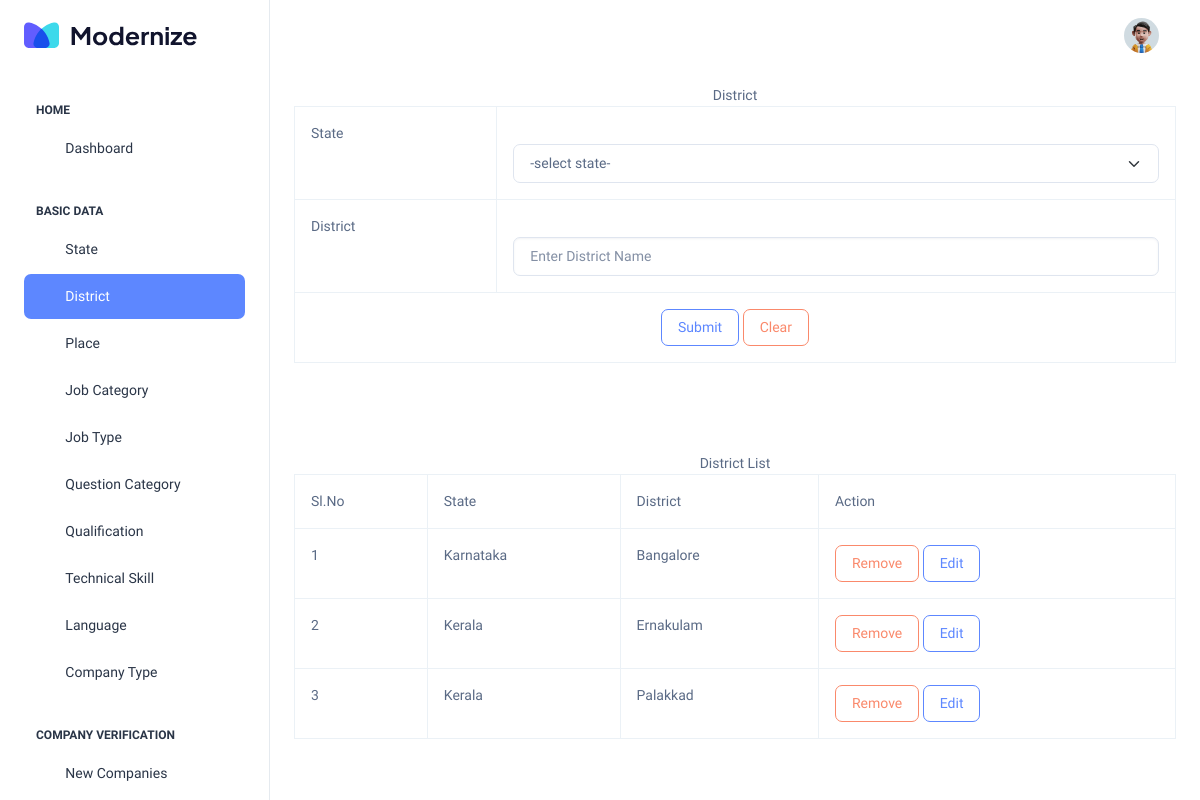
Before: /Project/Admin/District.php with the older database file.
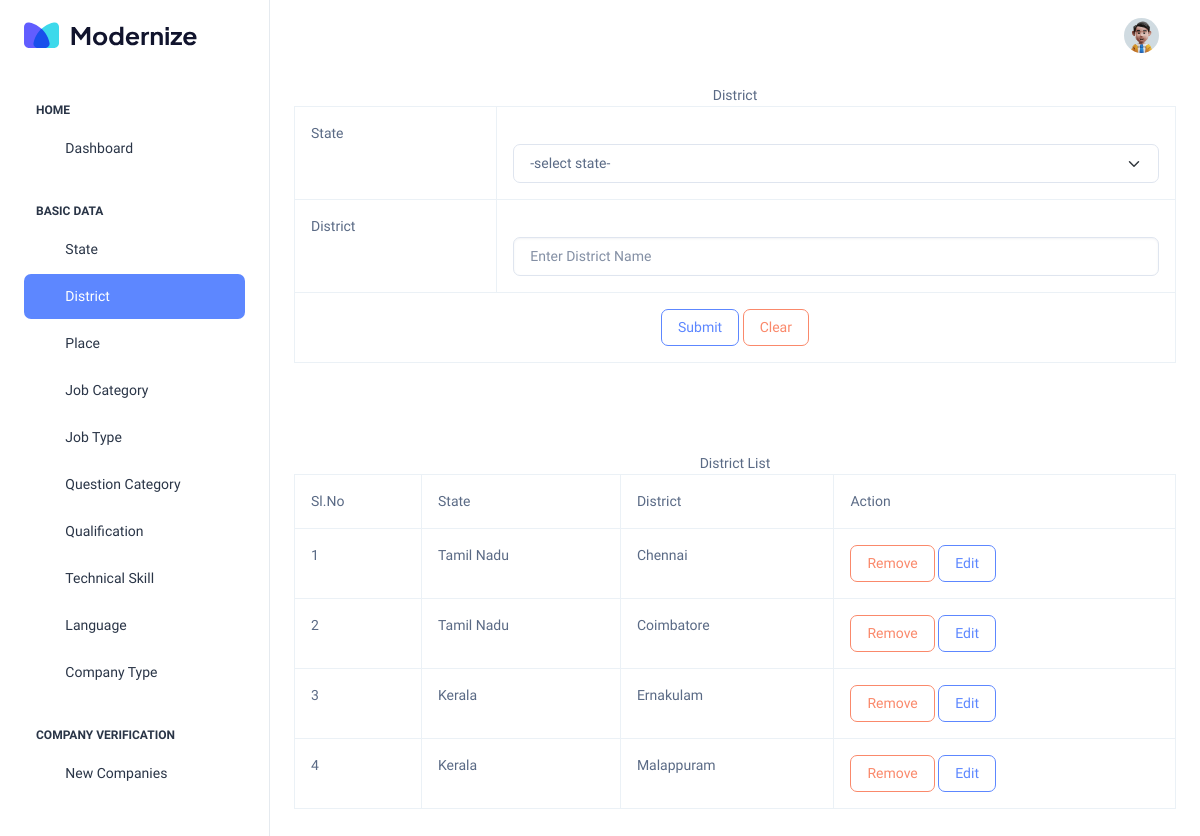
After: the same page with the newer database file.
### tables this page shows
CREATE TABLE `tbl_district` (
  `district_id` int(11) NOT NULL,
  `district_name` varchar(70) NOT NULL,
  `state_id` int(11) NOT NULL,
  `district_status` int(11) NOT NULL DEFAULT 0
);

CREATE TABLE `tbl_state` (
  `state_id` int(11) NOT NULL,
  `state_name` varchar(30) NOT NULL,
  `state_status` int(11) NOT NULL DEFAULT 0
);

### Project/Admin/District.php (the view, shortened to what this page needs)
<?php
include("../Assets/Connection/Connection.php");
include("Header.php");
$districtname="";
	  ?>
<!DOCTYPE html PUBLIC "-//W3C//DTD XHTML 1.0 Transitional//EN" "http://www.w3.org/TR/xhtml1/DTD/xhtml1-transitional.dtd">
<html xmlns="http://www.w3.org/1999/xhtml">
<head>
</head>
<body>
<div align="center">District
</div>
<form action="" method="post">
  <table class="table table-bordered table-hover">
    <tr>
      <td>State</td>
      <td><label for="sel_state"></label>
        <div align="center">
          <select name="sel_state" id="sel_state" class="form-select" >
            <option>-select state-</option>
          </select>
      </div></td>
    </tr>
    <tr>
      <td>District </td>
      <td><label for="txt_dist_name"></label>
      <input type="text" name="txt_dist_name" id="txt_dist_name" class="form-control" placeholder="Enter District Name" value="<?php echo $districtname ?>" required/>
      </td>
    </tr>
    <tr>
      <td colspan="2"><div align="center">
        <input type="submit" name="btn_submit" id="btn_submit" value="Submit" class="btn btn-outline-primary"/>
        <input type="reset" name="btn_clear" id="btn_clear" value="Clear" class="btn btn-outline-danger">
      </div></td>
    </tr>
  </table>
  <p>&nbsp;</p>
  <p>&nbsp;</p>
  <div align="center">District List
</div>
 <table class="table table-bordered table-hover">
  <tr>
    <td>Sl.No</td>
    <td>State</td>
    <td>District</td>
    <td>Action</td>
  </tr>
  <?php
  $i=0;
  $selQry="select * from tbl_district p inner join tbl_state d on p.state_id = d.state_id and district_status=0 ORDER BY district_name ASC";
  $row=$Con->query($selQry);
  while($data=$row->fetch_assoc())
  {
	  $i++;
  ?>
  <tr>
    <td><?php echo $i?></td>
    <td><?php echo $data['state_name']?></td>
    <td><?php echo $data['district_name']?></td>
    <td>
    <a href = "District.php?rid=<?php echo $data['district_id'] ?>" class="btn btn-outline-danger">Remove</a>
    <a href = "District.php?edit_id=<?php echo $data['district_id'] ?>" class="btn btn-outline-primary">Edit</a>
    </td>
  </tr>
  <?php
  }
  ?>
</table>
</form>
</body>
</html>
<?php
include("Footer.php");
?>

### Project/Admin/Header.php (shortened to what this page needs)
<!doctype html>
<html lang="en">
<head>
    <link rel="stylesheet" href="../Assets/Templates/Admin/assets/css/styles.min.css" />
</head>
<body>
    <div class="page-wrapper" id="main-wrapper" data-layout="vertical" data-navbarbg="skin6" data-sidebartype="full"
        data-sidebar-position="fixed" data-header-position="fixed">
        <aside class="left-sidebar">
            <div>
                <div class="brand-logo d-flex align-items-center justify-content-between">
                    <a href="./index.html" class="text-nowrap logo-img">
                        <img src="../Assets/Templates/Admin/assets/images/logos/dark-logo.svg" width="180" alt="" />
                    </a>
                </div>
                <nav class="sidebar-nav scroll-sidebar" data-simplebar="">
                    <ul id="sidebarnav">
                        <li class="nav-small-cap">
                            <span class="hide-menu">Home</span>
                        </li>
                        <li class="sidebar-item">
                            <a class="sidebar-link" href="Homepage.php" aria-expanded="false">
                                <span>
                                    <i class="ti ti-layout-dashboard"></i>
                                </span>
                                <span class="hide-menu">Dashboard</span>
                            </a>
                        </li>
                        <li class="nav-small-cap">
                            <span class="hide-menu">Basic Data</span>
                        </li>
                        <li class="sidebar-item">
                            <a class="sidebar-link" href="State.php" aria-expanded="false">
                                <span>
                                    <i class="ti ti-article"></i>
                                </span>
                                <span class="hide-menu">State</span>
                            </a>
                        </li>
                        <li class="sidebar-item">
                            <a class="sidebar-link" href="District.php" aria-expanded="false">
                                <span>
                                    <i class="ti ti-article"></i>
                                </span>
                                <span class="hide-menu">District</span>
                            </a>
                        </li>
                        <li class="sidebar-item">
                            <a class="sidebar-link" href="Place.php" aria-expanded="false">
                                <span>
                                    <i class="ti ti-alert-circle"></i>
                                </span>
                                <span class="hide-menu">Place</span>
                            </a>
                        </li>
                        <li class="sidebar-item">
                            <a class="sidebar-link" href="Category.php" aria-expanded="false">
                                <span>
                                    <i class="ti ti-cards"></i>
                                </span>
                                <span class="hide-menu">Job Category</span>
                            </a>
                        </li>
                        <li class="sidebar-item">
                            <a class="sidebar-link" href="Jobtype.php" aria-expanded="false">
                                <span>
                                    <i class="ti ti-file-description"></i>
                                </span>
                                <span class="hide-menu">Job Type</span>
                            </a>
                        </li>
                        <li class="sidebar-item">
                            <a class="sidebar-link" href="Questioncategory.php" aria-expanded="false">
                                <span>
                                    <i class="ti ti-typography"></i>
                                </span>
                                <span class="hide-menu">Question Category</span>
                            </a>
                        </li>
                        <li class="sidebar-item">
                            <a class="sidebar-link" href="Qualification.php" aria-expanded="false">
                                <span>
                                    <i class="ti ti-login"></i>
                                </span>
                                <span class="hide-menu">Qualification</span>
                            </a>
                        </li>
                        <li class="sidebar-item">
                            <a class="sidebar-link" href="Technicalskill.php" aria-expanded="false">
                                <span>
                                    <i class="ti ti-user-plus"></i>
                                </span>
                                <span class="hide-menu">Technical Skill</span>
                            </a>
                        </li>
                        <li class="sidebar-item">
                            <a class="sidebar-link" href="Language.php" aria-expanded="false">
                                <span>
                                    <i class="ti ti-user-plus"></i>
                                </span>
                                <span class="hide-menu">Language</span>
                            </a>
                        </li>
                        <li class="sidebar-item">
                            <a class="sidebar-link" href="companytype.php" aria-expanded="false">
                                <span>
                                    <i class="ti ti-user-plus"></i>
                                </span>
                                <span class="hide-menu">Company Type</span>
                            </a>
                        </li>
                        <li class="nav-small-cap">
                            <span class="hide-menu">Company Verification</span>
                        </li>
                        <li class="sidebar-item">
                            <a class="sidebar-link" href="Companylist.php" aria-expanded="false">
                                <span>
                                    <i class="ti ti-mood-happy"></i>
                                </span>
                                <span class="hide-menu">New Companies</span>
                            </a>
                        </li>
                    </ul>
                </nav>
            </div>
        </aside>
        <div class="body-wrapper">
            <header class="app-header">
                <nav class="navbar navbar-expand-lg navbar-light">
                    <div class="navbar-collapse justify-content-end px-0" id="navbarNav">
                        <ul class="navbar-nav flex-row ms-auto align-items-center justify-content-end">
                            <li class="nav-item dropdown">
                                <a class="nav-link nav-icon-hover" href="javascript:void(0)" id="drop2"
                                    data-bs-toggle="dropdown" aria-expanded="false">
                                    <img src="../Assets/Templates/Admin/assets/images/profile/user-1.jpg" alt=""
                                        width="35" height="35" class="rounded-circle">
                                </a>
                            </li>
                        </ul>
                    </div>
                </nav>
            </header>
            <div class="container-fluid">

### Project/Admin/Footer.php (shortened to what this page needs)
</div>
<div class="py-6 px-6 text-center">
                </div>
            </div>
        </div>
</body>
</html>

Changed rows visible on the page:
removed tbl_district: state.state_name "Karnataka", district_name "Bangalore"
removed tbl_district: state.state_name "Kerala", district_name "Palakkad"
now on this page (row edited): tbl_district: state.state_name "Tamil Nadu", district_name "Chennai"
added tbl_district: state.state_name "Tamil Nadu", district_name "Coimbatore"
added tbl_district: state.state_name "Kerala", district_name "Malappuram"
